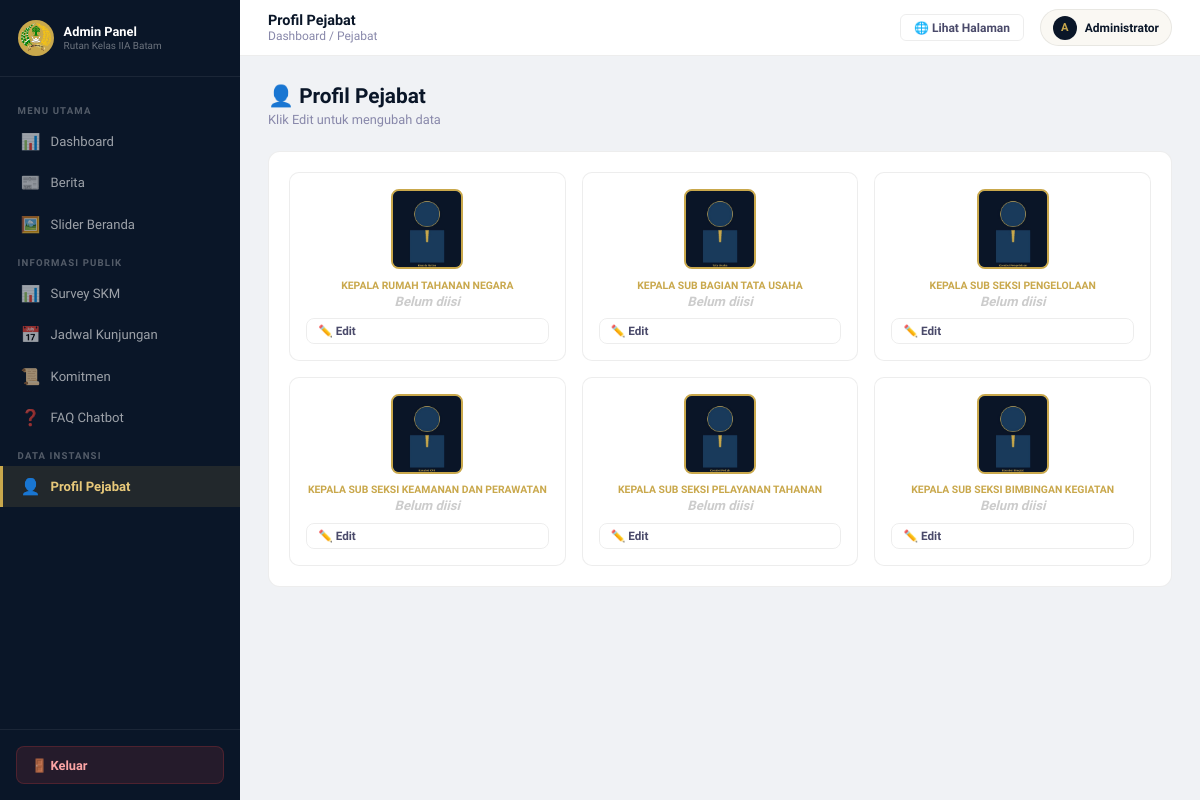
The page /admin/pejabat.php (signed in) on the database its author committed.
### tables this page shows
CREATE TABLE `pejabat` (
  `id`          INT AUTO_INCREMENT PRIMARY KEY,
  `kode`        VARCHAR(50) NOT NULL UNIQUE,    
  `jabatan`     VARCHAR(150) NOT NULL,
  `nama`        VARCHAR(150),
  `nip`         VARCHAR(30),
  `pangkat`     VARCHAR(100),
  `pendidikan`  VARCHAR(100),
  `bio`         TEXT,
  `foto`        VARCHAR(255),
  `urutan`      TINYINT DEFAULT 0
);

### backend/includes/helpers.php (called while the page is built, shortened)
<?php
function bersihkan(string $input): string {
    return htmlspecialchars(strip_tags(trim($input)), ENT_QUOTES, 'UTF-8');
}

### admin/pejabat.php (the view, shortened to what this page needs)
<?php
require_once __DIR__ . '/../backend/includes/helpers.php';
$db = getDB();
$kodeEdit = bersihkan($_GET['kode'] ?? '');
$daftarPejabat = $db->query("SELECT * FROM pejabat ORDER BY urutan ASC")->fetchAll();
function fotoAdminUrl($p) {
    return '../images/'.htmlspecialchars($p['kode']).'.jpg';
}
?>
<!DOCTYPE html><html lang="id"><head><meta charset="UTF-8"/><meta name="viewport" content="width=device-width,initial-scale=1.0"/>
<link rel="stylesheet" href="css/admin.css"/>
</head>
<body>
<div class="admin-layout">
<?php include __DIR__.'/includes/sidebar.php'; ?>
<div class="admin-main">
<header class="admin-topbar">
  <div class="topbar-left"><button class="sidebar-toggle" id="sidebarToggle">☰</button>
  <div><div class="topbar-page-title">Profil Pejabat</div><div class="topbar-breadcrumb">Dashboard / Pejabat</div></div></div>
  <div class="topbar-right"><a href="../pages/pejabat.php" target="_blank" class="btn-view-site">🌐 Lihat Halaman</a>
  <div class="admin-user-chip"><div class="admin-user-avatar"><?=strtoupper(substr($_SESSION['admin_nama'],0,1))?></div>
  <div><div class="admin-user-name"><?=htmlspecialchars($_SESSION['admin_nama'])?></div></div></div></div>
</header>
<div class="admin-content">
<?php if(!$kodeEdit):?>
<div class="admin-page-header">
  <div><div class="admin-page-title">👤 Profil Pejabat</div><div class="admin-page-desc">Klik Edit untuk mengubah data</div></div>
</div>
<div class="admin-card"><div class="admin-card-body">
<div class="pejabat-grid-admin">
<?php foreach($daftarPejabat as $p):?>
<div class="pejabat-item-admin">
  <div class="pej-foto">
    <img src="<?=fotoAdminUrl($p)?>" alt="" onerror="this.style.display='none';this.parentElement.textContent='<?=strtoupper(substr($p['jabatan'],0,2))?>'"/>
  </div>
  <div style="font-size:.65rem;font-weight:700;color:var(--gold);text-transform:uppercase;"><?=htmlspecialchars($p['jabatan'])?></div>
  <div style="font-size:.82rem;font-weight:800;color:var(--navy);margin-top:2px;"><?=$p['nama']?htmlspecialchars($p['nama']):'<em style="color:#ccc">Belum diisi</em>'?></div>
  <a href="pejabat.php?kode=<?=urlencode($p['kode'])?>" class="btn btn-outline btn-sm" style="margin-top:.6rem;width:100%;">✏️ Edit</a>
</div>
<?php endforeach;?>
</div>
</div></div>
<?php endif;?>
</div></div></div>
<script src="js/admin.js"></script></body></html>

### admin/css/admin.css (style rules this page uses)
*, *::before, *::after { box-sizing: border-box; margin: 0; padding: 0; }
:root { --navy: #0a1628; --navy-mid: #112240; --navy-light: #1a3a5c; --navy-hover: #162d4a; --gold: #c9a84c; --gold-light: #e8c97a; --gold-pale: #f5e9c8; --cream: #faf8f3; --white: #ffffff; --text-dark: #1a1a2e; --text-mid: #4a4a6a; --text-light: #8888aa; --border: rgba(201,168,76,0.2); --border-soft: rgba(0,0,0,0.07); --sidebar-w: 240px; --green: #22c55e; --red: #ef4444; --yellow: #f59e0b; --blue: #3b82f6; }
body { font-family: 'Source Sans 3', 'Segoe UI', sans-serif; font-size: 14px; color: var(--text-dark); background: #f0f2f5; min-height: 100vh; }
a { text-decoration: none; color: inherit; }
img { max-width: 100%; }
.admin-layout { display: flex; min-height: 100vh; }
.admin-main { margin-left: var(--sidebar-w); flex: 1; display: flex; flex-direction: column; min-height: 100vh; }
.admin-topbar { background: var(--white); border-bottom: 1px solid var(--border-soft); padding: 0 1.75rem; height: 56px; display: flex; align-items: center; justify-content: space-between; position: sticky; top: 0; z-index: 50; }
.topbar-left { display: flex; align-items: center; gap: 0.75rem; }
.topbar-page-title { font-size: 0.9rem; font-weight: 700; color: var(--navy); }
.topbar-breadcrumb { font-size: 0.75rem; color: var(--text-light); }
.topbar-right { display: flex; align-items: center; gap: 1rem; }
.admin-user-chip { display: flex; align-items: center; gap: 0.5rem; padding: 0.35rem 0.75rem; background: var(--cream); border-radius: 999px; border: 1px solid var(--border-soft); }
.admin-user-avatar { width: 24px; height: 24px; background: var(--navy); border-radius: 50%; display: flex; align-items: center; justify-content: center; color: var(--gold); font-size: 0.7rem; font-weight: 900; flex-shrink: 0; }
.admin-user-name { font-size: 0.75rem; font-weight: 700; color: var(--navy); }
.btn-view-site { display: inline-flex; align-items: center; gap: 5px; font-size: 0.75rem; font-weight: 700; color: var(--text-mid); padding: 0.35rem 0.8rem; border: 1px solid var(--border-soft); border-radius: 6px; background: none; transition: all 0.2s; }
.admin-content { padding: 1.75rem; flex: 1; }
.admin-page-header { margin-bottom: 1.5rem; display: flex; align-items: flex-start; justify-content: space-between; gap: 1rem; flex-wrap: wrap; }
.admin-page-title { font-size: 1.3rem; font-weight: 900; color: var(--navy); line-height: 1.2; }
.admin-page-desc { font-size: 0.8rem; color: var(--text-light); margin-top: 3px; }
.admin-card { background: var(--white); border-radius: 12px; border: 1px solid var(--border-soft); overflow: hidden; }
.admin-card-body { padding: 1.25rem; }
.btn { display: inline-flex; align-items: center; gap: 6px; padding: 0.5rem 1rem; border-radius: 8px; font-size: 0.8rem; font-weight: 700; border: none; transition: all 0.2s; cursor: pointer; white-space: nowrap; }
.btn-outline { background: none; border: 1.5px solid var(--border-soft); color: var(--text-mid); }
.btn-sm { padding: 0.3rem 0.7rem; font-size: 0.73rem; }

### admin/pejabat.php (style rules this page uses)
.pejabat-grid-admin { display:grid;grid-template-columns:repeat(3,1fr);gap:1rem; }
.pejabat-item-admin { border:1px solid var(--border-soft);border-radius:10px;padding:1rem;text-align:center;background:var(--white); }
.pej-foto { width:72px;height:80px;border-radius:8px;overflow:hidden;margin:0 auto .6rem;border:2px solid var(--gold);background:var(--navy-light);display:flex;align-items:center;justify-content:center;color:var(--gold);font-weight:900; }
.pej-foto img { width:100%;height:100%;object-fit:cover;object-position:top; }

### rows shown on the page
pejabat: kode (picture), jabatan "KEPALA RUMAH TAHANAN NEGARA", shows "Belum diisi"
pejabat: kode (picture), jabatan "KEPALA SUB BAGIAN TATA USAHA", shows "Belum diisi"
pejabat: kode (picture), jabatan "KEPALA SUB SEKSI PENGELOLAAN", shows "Belum diisi"
pejabat: kode (picture), jabatan "KEPALA SUB SEKSI KEAMANAN DAN PERAWATAN", shows "Belum diisi"
pejabat: kode (picture), jabatan "KEPALA SUB SEKSI PELAYANAN TAHANAN", shows "Belum diisi"
pejabat: kode (picture), jabatan "KEPALA SUB SEKSI BIMBINGAN KEGIATAN", shows "Belum diisi"

### other values the page prints
substr($_SESSION['admin_nama'],0,1) "A"
$_SESSION['admin_nama'] "Administrator"
